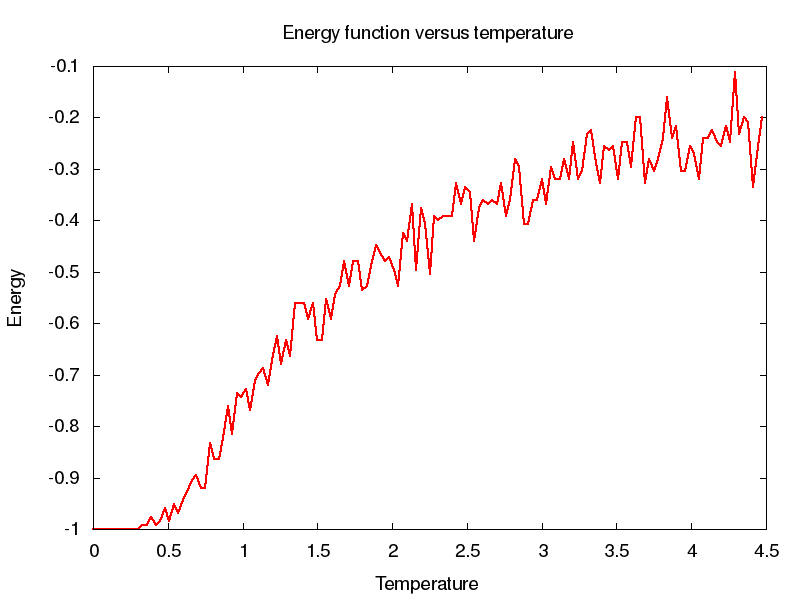

The gnuplot source for this figure:
set terminal png size 800,600 enhanced font "Helvetica,14"

set output  "IsingTestE1D.png"
set ylabel "Energy"
set xlabel "Temperature"
set title "Energy function versus temperature"

plot "IsingTestE1D.txt" u 1:2 w l lw 2 notitle
